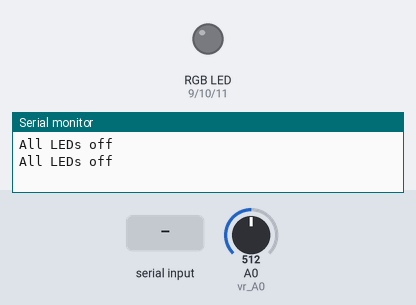
Simulated run of this sketch. Board: Arduino Uno, built with avr-gcc and run on an emulated ATmega328P. Parts: an RGB LED mixed from three pins (HIGH = lit), the last lines printed to the serial monitor. Inputs (shaded band) come from the test bench; at power-on: A0 (vr_A0) = 512. Dim RGB values are drawn brighter than linear.

Above: at 1.2 s.
1.3 s: "1\n" received over Serial
At 2.3 s:
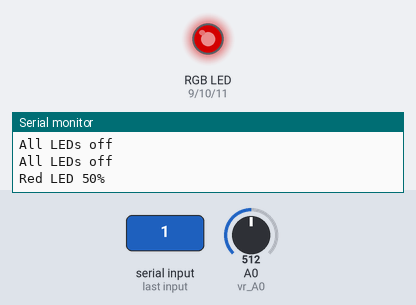
3.5 s: "2\n" received over Serial
At 4.7 s:
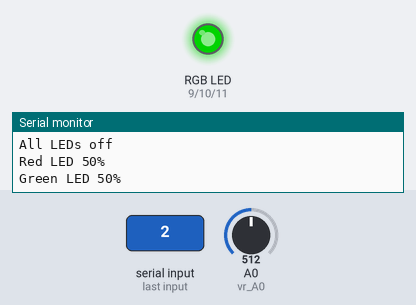
5.0 s: "3\n" received over Serial
At 5.8 s:
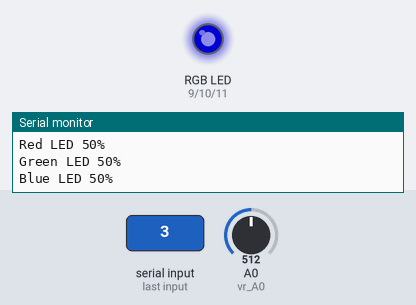
6.5 s: "4\n" received over Serial
At 7.0 s:
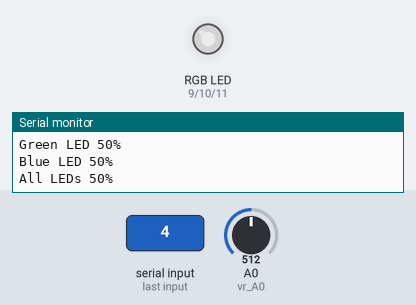
Timing chart, 0 to 9.0 s (numbered marks = the images above; inputs shaded):
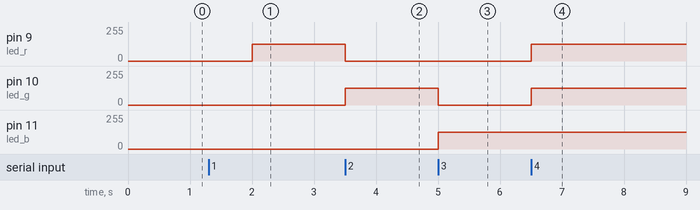

The sketch:

step10.ino
```cpp
int vr_A0 = A0;           // 아날로그 입력 핀 A0, 가변저항 연결
int led_r = 9;            // PWM 제어 핀 9 (적색 LED)
int led_g = 10;           // PWM 제어 핀 10 (녹색 LED)
int led_b = 11;           // PWM 제어 핀 11 (청색 LED)
int led_mode = 0;         // LED 제어 모드

void setup() {
  Serial.begin(9600);     // 시리얼 통신 초기화
  pinMode(vr_A0, INPUT);  // A0 입력 모드 설정
  pinMode(led_r, OUTPUT); // LED 연결 핀 OUTPUT 모드 설정
  pinMode(led_g, OUTPUT);
  pinMode(led_b, OUTPUT);
  digitalWrite(led_r, 0); // LED off
  digitalWrite(led_g, 0);
  digitalWrite(led_b, 0);
}

void loop() {
  if (Serial.available()) {                         // 시리얼 버퍼에 수신된 데이터가 있을 경우 실행
    led_mode = Serial.parseInt();                   // 시리얼 모니터에 입력된 정수값을 읽어옴
  }

  int adc_value = analogRead(vr_A0);                // A0 핀에서 아날로그 값 읽기 (0~1023)
  int pwm_value = map(adc_value , 0, 1023, 0, 255); // 아날로그 값을 PWM 제어값(0-255)으로 변환
  int duty_cycle = map(adc_value, 0, 1023, 0, 100); // 아날로그 값을 듀티 사이클(0-100%)로 변환

  if (led_mode == 1) {             // 적색 LED
    analogWrite(led_r, pwm_value); // LED에 PWM 제어값 출력
    analogWrite(led_g, 0);         // 녹색 LED 끄기
    analogWrite(led_b, 0);         // 청색 LED 끄기
    Serial.print("Red LED ");
  }
  else if (led_mode == 2) {        // 녹색 LED
    analogWrite(led_r, 0);         // 적색 LED 끄기
    analogWrite(led_g, pwm_value); // LED에 PWM 제어값 출력
    analogWrite(led_b, 0);         // 청색 LED 끄기
    Serial.print("Green LED ");
  }
  else if (led_mode == 3) {        // 청색 LED
    analogWrite(led_r, 0);         // 적색 LED 끄기
    analogWrite(led_g, 0);         // 녹색 LED 끄기
    analogWrite(led_b, pwm_value); // LED에 PWM 제어값 출력
    Serial.print("Blue LED ");
  }
  else if (led_mode == 4) {        // 모든 LED 켜기
    analogWrite(led_r, pwm_value); // 적색 LED
    analogWrite(led_g, pwm_value); // 녹색 LED
    analogWrite(led_b, pwm_value); // 청색 LED
    Serial.print("All LEDs ");
  }
  if (led_mode) {                  // LED 제어상태 출력
    Serial.print(duty_cycle);
    Serial.println('%');
  }
  else{
  	Serial.println("All LEDs off");
  }
  delay(1000);
}
```

Measured:
- after the input at 1.3 s, pin 9 (led_r): 0/255 → 127/255 after 0.70 s
- after the input at 3.5 s, pin 9 (led_r): 127/255 → 0/255 at once; pin 10 (led_g): 0/255 → 127/255 at once
- after the input at 5.0 s, pin 10 (led_g): 127/255 → 0/255 at once; pin 11 (led_b): 0/255 → 127/255 at once
- after the input at 6.5 s, pin 9 (led_r), pin 10 (led_g): 0/255 → 127/255 at once
